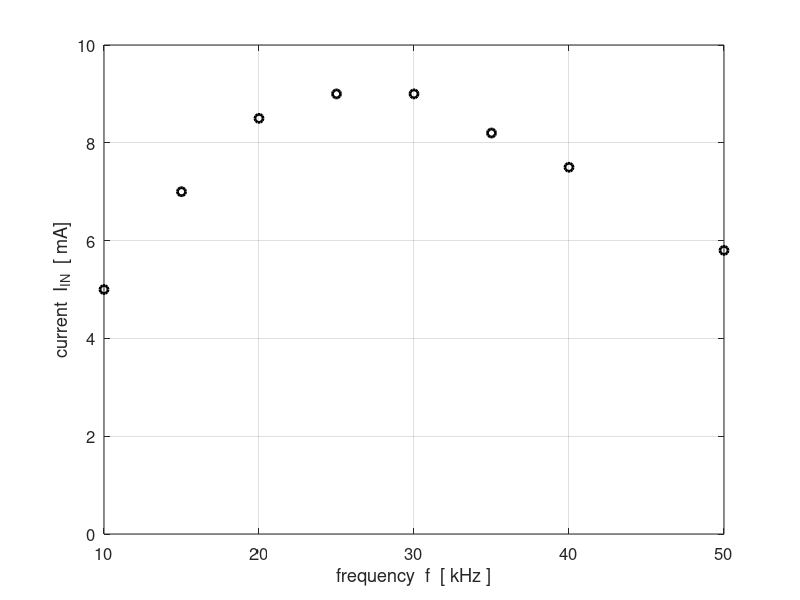
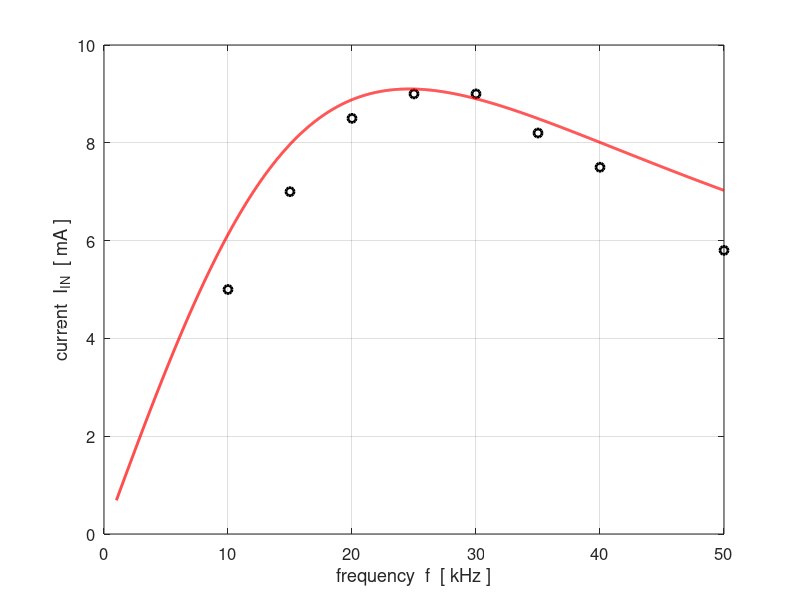

MATLAB code to generate these figures, in order:
% CRLCp1.m

% Modelling a resonance circuit
% Parallel LC voltage divider circuit

% Ian Cooper
% School of Physics, University of Sydney
% email: ian.cooper@sydney.edu.au
% http://www.physics.usyd.edu.au/teach_res/mp/mphome.htm
% 171220 


clear all 
close all
clc

% ========================================================================
%   INPUTS   default values [ ]
% =======================================================================
% inductance Z1 [10e-3 H]
   L = 3.8e-3;
% capacitance Z2 [1.0e-8 F]
   C = 1.1e-8;  
% series resistance Z3 [ 1e2 ohms]    
   R = 1.1e3;
% OUTPUT (LOAD) resistance Z4 [1e6 ohms]
   ROUT = 1e6;


% input voltage emf [10 V]
   V_IN = 10;
% frequency range [2000 to 50e3 Hz   5000]   
   fMin =1e3; fMax = 50e3; N = 5000;
   

   
% Experimental Data  frequency [kHz}   current [mA]
fE = [10 15 20 25 30 35 40 50];     
IE = [5 7 8.5 9 9 8.2 7.5 5.8]; 

   
% =======================================================================  
%   CALCULATIONS
% =======================================================================   
   f = linspace(fMin,fMax, N); 
   w = (2*pi).*f;
   
% impedances
   Z1 = 1i .* w .* L;            % inductive impedance (reactance)
   Z2 = -1i ./ (w .*C);    % capacitive impedance (reactance)
   Z3 = R;                 % series resistance
   Z4 = ROUT;              % output or load resistance
  
   Z5 = 1./ (1./Z3 + 1./Z4);    % parallel combination
   Z6 = Z1 + Z2 + Z5;                % total circuit impedance

% currents [A] and voltages [V]
   I1 = V_IN ./ Z6;
   I2 = I1;
   V1 = I1 .* Z1;
   V2 = I2 .* Z2;
   V_OUT = V_IN - V1 - V2;
   V3 = V_OUT; V4 = V_OUT;
   I3 = V_OUT ./ Z3;
   I4 = V_OUT ./ Z4;
   
% phases
     phi_1   = angle(V1);
     phi_2   = angle(V2);
     phi_3   = angle(V3);
     
     theta_1 = angle(I1); 
     theta_2 = angle(I2);
     theta_3 = angle(I3);
     theta_4 = angle(I4);
    
% Resonance frequencies and Bandwidth calculations
   f0 = 1/(2*pi*sqrt(L*C));
   
   Ipeak = max(abs(I1));           % max input current
   k = find(abs(I1) == Ipeak);     % index for peak voltage gain
   f_peak = f(k);                  % frequency at peak 
 
   I3dB = Ipeak/sqrt(2);           % 3 dB points
   kB = find(abs(I1) > I3dB);       % indices for 3dB peak
   k1 = min(kB); f1 = f(k1);
   k2 = max(kB); f2 = f(k2);
   df = f2-f1;                   % bandwidth 
   Q = f0 / df;                  % quality factor
   
% P_OUT = V_OUT .* I2;          % power delivered to load
   P_OUT = V_OUT .* I4;  
   P_emf = V_IN .* I1;


  
% =======================================================================
%  OUTPUTS IN COMMAND WINDOW
% =======================================================================
  fprintf('theoretical resonance frequency f0 = %3.0f ohms \n',f0);
  fprintf('peak frequency f_peak = %3.0f ohms \n',f_peak);
  fprintf('half power frequencies f1 = %3.0f Hz  %3.0f  Hz \n',f1,f2);
  fprintf('bandwidth   df = %3.0f Hz \n',df);
  fprintf('quality factor  Q  =  %3.2f  \n',Q);
  


% =======================================================================
%   GRAPHICS
% =======================================================================
   fss = 12;
figure (1)   % 
   pos = [0.07 0.05 0.30 0.33];
   set(gcf,'Units','normalized');
   set(gcf,'Position',pos);
   set(gcf,'color','w');

   xP = fE; yP = IE;        % experimental data
   plot(xP, yP,'ko','linewidth',2);   
   
   grid on
   xlabel('frequency  f  [ kHz ]')
   ylabel('current  I_{IN}  [ mA]');
   set(gca,'yLim',[0 10]);
   set(gca,'fontsize',fss)
   
   
   figure (2)   % 
   pos = [0.47 0.05 0.30 0.33];
   set(gcf,'Units','normalized');
   set(gcf,'Position',pos);
   set(gcf,'color','w');

   xP = fE; yP = IE;        
   plot(xP, yP,'ko','linewidth',2);   
   hold on
   xP = f./1e3; yP = 1e3.*abs(I1);                     
   plot(xP, yP,'r','linewidth',2);   
   ylabel('current  I_{IN}  [ mA ]');
   grid on
   xlabel('frequency  f  [ kHz ]')
   set(gca,'fontsize',fss)
    
